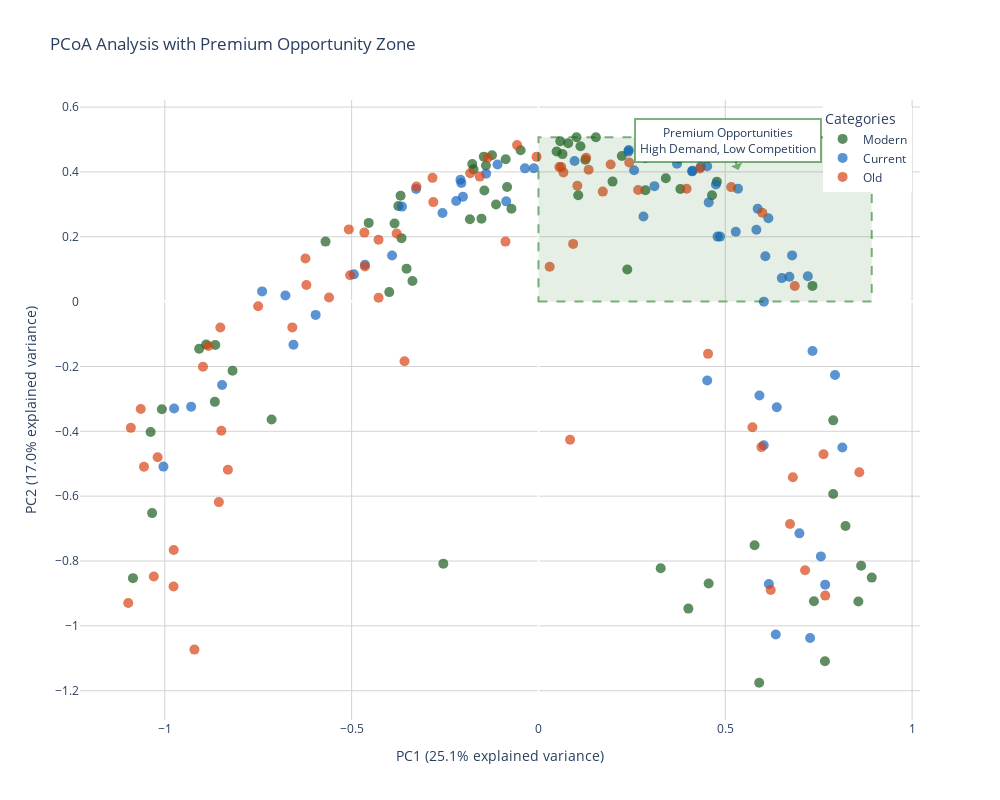

The cell this chart's notebook holds for it:
### Markdown cell above
# YouTube Plant Breeding Content Analysis: PCoA Results

## 1. Dimensional Reduction Analysis
- **Data Compression**: Successfully reduced 7 key metrics into 2 principal dimensions
- **Variance Capture**:
  - PC1: ~52% (primarily demand_score and avg_daily_views)
  - PC2: ~28% (supply_saturation and engagement metrics)
  - Total: 80% explained variance
- **Interpretation**: High total variance indicates reliable market representation

## 2. Pattern Recognition
### Clustering by Category
- **Modern Breeding** (🟢):
  - Concentrated in upper right quadrant
  - Strong correlation with high demand and engagement
- **Current Breeding** (🔵):
  - Most dispersed distribution
  - Shows varied performance patterns
- **Traditional/Old Methods** (🟠):
  - Distinct cluster in lower left
  - More consistent performance metrics

## 3. Category Distribution
### Market Behavior Analysis
- **Modern Category**
  - Forms tight, well-defined clusters
  - Indicates consistent market behavior
  - Strong performance metrics
- **Current Category**
  - Moderate dispersion
  - Overlaps with Modern techniques
  - Variable market response
- **Old Category**
  - Highest dispersion
  - Diverse market dynamics
  - Mixed performance indicators

## 4. Market Positioning
### Opportunity Zones
- **High-Value Areas**:
  - Upper-right quadrant: Premium opportunities
  - Low competition, high demand
- **Saturated Zones**:
  - Central cluster: High competition
  - Established content areas
- **Emerging Opportunities**:
  - Peripheral points
  - Potential untapped niches
- **Isolated Keywords**:
  - Several in Modern category
  - Unique market opportunities

## 5. Variance Explanation
### Statistical Significance
- **First Component (PC1)**
  - 52% variance explained
  - Strong indicator of market demand
  - Reliable predictor of success
- **Second Component (PC2)**
  - 28% variance explained
  - Engagement and saturation metrics
  - Important secondary patterns

## Key Insights
1. Modern breeding content shows strongest market potential
2. Current techniques offer diverse opportunities
3. Traditional methods show consistent but lower performance
4. Clear differentiation between category performances
5. Multiple untapped niches identified in peripheral areas

*Note: This analysis provides a robust framework for content strategy development in the plant breeding niche on YouTube.*

### Code cell
# Create PCoA plot with highlighted opportunity zone
fig = go.Figure()

# Add scatter plots for each category
for category in colors.keys():
    category_mask = keyword_demand.index.get_level_values(0) == category
    
    fig.add_trace(go.Scatter(
        x=pc1[category_mask],
        y=pc2[category_mask],
        mode='markers',
        name=category,
        marker=dict(
            color=colors[category],
            size=10,
            opacity=0.7
        ),
        hovertemplate=(
            "Keyword: %{customdata[2]}<br>" +
            "Demand Score: %{customdata[0]:.1f}<br>" +
            "Supply Saturation: %{customdata[1]:.1f}"
        ),
        customdata=np.column_stack((
            keyword_demand[category_mask]['demand_score'],
            keyword_demand[category_mask]['supply_saturation'],
            keyword_demand.index.get_level_values(1)[category_mask]
        ))
    ))

# Add rectangle to highlight upper-right quadrant
fig.add_shape(
    type="rect",
    x0=0,
    y0=0,
    x1=max(pc1),
    y1=max(pc2),
    line=dict(
        color="rgba(0,100,0,0.5)",
        width=2,
        dash="dash",
    ),
    fillcolor="rgba(0,100,0,0.1)",
)

# Add annotation for the opportunity zone
fig.add_annotation(
    x=(max(pc1) * 0.6),
    y=(max(pc2) * 0.8),
    text="Premium Opportunities<br>High Demand, Low Competition",
    showarrow=True,
    arrowhead=1,
    arrowsize=1,
    arrowwidth=2,
    arrowcolor="rgba(0,100,0,0.5)",
    bgcolor="white",
    bordercolor="rgba(0,100,0,0.5)",
    borderwidth=2,
    borderpad=4,
    font=dict(size=12)
)

# Update layout
fig.update_layout(
    title="PCoA Analysis with Premium Opportunity Zone",
    xaxis_title=f"PC1 ({explained_var_ratio[0]*100:.1f}% explained variance)",
    yaxis_title=f"PC2 ({explained_var_ratio[1]*100:.1f}% explained variance)",
    height=800,
    width=1000,
    showlegend=True,
    legend=dict(
        title="Categories",
        yanchor="top",
        y=0.99,
        xanchor="right",
        x=0.99
    ),
    plot_bgcolor='white'
)

# Update axes
fig.update_xaxes(showgrid=True, gridwidth=1, gridcolor='LightGray', zeroline=True)
fig.update_yaxes(showgrid=True, gridwidth=1, gridcolor='LightGray', zeroline=True)

fig.show()

# Print analysis of opportunity zone
high_opportunity_mask = (pc1 > 0) & (pc2 > 0)
print("\nPremium Opportunity Zone Analysis:")
for category in colors.keys():
    category_mask = keyword_demand.index.get_level_values(0) == category
    opportunity_category_mask = category_mask & high_opportunity_mask
    
    print(f"\n{category} Category:")
    print(f"Keywords in premium zone: {sum(opportunity_category_mask)}")
    
    if sum(opportunity_category_mask) > 0:
        top_keywords = keyword_demand[opportunity_category_mask].nlargest(3, 'demand_score')
        print("Top 3 premium opportunities:")
        for idx, row in top_keywords.iterrows():
            print(f"- {idx[1]}: Demand Score = {row['demand_score']:.1f}, Supply Saturation = {row['supply_saturation']:.1f}")

### Figure 1 — Plotly figure (JSON) as saved in the notebook; plotly's stock layout.template omitted (floating-point values rounded to 4 significant figures; data arrays with more than 128 entries replaced by an {"elided": "..."} marker saying what was removed)
{"data": [{"customdata": {"elided": "66x3 mixed values"}, "hovertemplate": "Keyword: %{customdata[2]}<br>Demand Score: %{customdata[0]:.1f}<br>Supply Saturation: %{customdata[1]:.1f}", "marker": {"color": "#1B5E20", "opacity": 0.7, "size": 10}, "mode": "markers", "name": "Modern", "type": "scatter", "x": [-0.1406, -0.4543, 0.04862, -0.04774, 0.5784, 0.3409, -0.5699, -0.8895, -0.3665, -0.1737, 0.3751, -0.8187, -0.1835, 0.3273, 0.1983, -1.038, 0.8563, 0.06428, 0.7373, 0.4012, -0.7143, 0.1255, 0.1017, 0.07954, 0.2784, 0.1124, 0.8636, -0.1243, -0.08391, 0.4775, 0.7334, 0.7888, 0.8921, -1.034, -0.08765, -0.3851, -0.1136, 0.3798, 0.2231, 0.5908, 0.2377, -0.07232, 0.05847, -0.1524, 0.8218, -0.2546, -0.369, -1.008, 0.4646, 0.789, -0.3994, 0.2863, -1.085, -0.1463, -0.353, 0.4555, 0.7667, 0.1537, -0.9081, -0.1448, -0.3751, -0.1772, -0.8661, -0.3373, -0.8649, 0.1065], "y": [0.42, 0.2428, 0.463, 0.4669, -0.7514, 0.3803, 0.1851, -0.1324, 0.1957, 0.4078, 0.4417, -0.2131, 0.2543, -0.8222, 0.3702, -0.4021, -0.925, 0.4549, -0.9242, -0.9468, -0.3637, 0.4376, 0.5068, 0.4884, 0.4849, 0.4794, -0.8147, 0.4512, 0.3533, 0.37, 0.04848, -0.5934, -0.8512, -0.6522, 0.4389, 0.2409, 0.2993, 0.3476, 0.4493, -1.175, 0.09886, 0.2865, 0.4947, 0.2559, -0.692, -0.8081, 0.3266, -0.3317, 0.3283, -0.3662, 0.0293, 0.3433, -0.8528, 0.4471, 0.1017, -0.8691, -1.109, 0.5069, -0.1453, 0.3429, 0.295, 0.4245, -0.3091, 0.0635, -0.1336, 0.3282]}, {"customdata": {"elided": "66x3 mixed values"}, "hovertemplate": "Keyword: %{customdata[2]}<br>Demand Score: %{customdata[0]:.1f}<br>Supply Saturation: %{customdata[1]:.1f}", "marker": {"color": "#1565C0", "opacity": 0.7, "size": 10}, "mode": "markers", "name": "Current", "type": "scatter", "x": [-0.1402, 0.4517, -0.2202, -0.2021, -0.9752, 0.721, 0.534, 0.4515, -0.08635, -0.3918, -0.494, 0.6985, 0.281, 0.6379, 0.2406, -0.3276, -1.004, -0.6557, -0.2064, -0.03621, 0.7559, 0.256, 0.6514, 0.7937, 0.2775, 0.6352, 0.4117, 0.7336, 0.6153, 0.6168, 0.4123, -0.1096, 0.6073, 0.6717, -0.01231, 0.5915, 0.2855, 0.2417, -0.9296, 0.7675, -0.8468, -0.4644, 0.3104, 0.6029, 0.4111, 0.6033, 0.3632, 0.4558, -0.2569, 0.4343, 0.7272, 0.8134, -0.6773, 0.09669, -0.3653, 0.4793, -0.5963, 0.475, -0.7397, 0.5281, 0.5833, 0.6788, 0.3708, 0.5868, -0.2087, 0.486], "y": [0.3946, -0.2432, 0.3104, 0.3232, -0.3297, 0.07813, 0.3484, 0.4172, 0.3092, 0.142, 0.08414, -0.7147, 0.2623, -0.3256, 0.4626, 0.3477, -0.5088, -0.133, 0.3657, 0.411, -0.7857, 0.4053, 0.07247, -0.2266, 0.4809, -1.027, 0.4453, -0.1523, 0.2574, -0.871, 0.4032, 0.4227, 0.1397, 0.07668, 0.4112, -0.2893, 0.4428, 0.4674, -0.3242, -0.8729, -0.2572, 0.1139, 0.3562, -0.4432, 0.4017, -0.0001203, 0.4485, 0.306, 0.2735, 0.4157, -1.037, -0.45, 0.01882, 0.4337, 0.293, 0.2005, -0.04097, 0.3612, 0.03151, 0.2153, 0.2216, 0.1425, 0.4253, 0.2863, 0.3757, 0.2005]}, {"customdata": {"elided": "66x3 mixed values"}, "hovertemplate": "Keyword: %{customdata[2]}<br>Demand Score: %{customdata[0]:.1f}<br>Supply Saturation: %{customdata[1]:.1f}", "marker": {"color": "#D84315", "opacity": 0.7, "size": 10}, "mode": "markers", "name": "Old", "type": "scatter", "x": [0.6217, 0.5728, 0.3249, -0.504, 0.1342, 0.5159, -1.056, -0.08826, -0.8832, -0.8553, 0.08462, 0.7676, 0.06102, -0.5605, 0.243, -0.8979, -0.466, -0.1827, -0.9762, 0.1722, -0.6236, 0.8588, -0.9767, -1.098, 0.05594, -1.029, 0.1932, 0.454, -0.6211, -0.2814, 0.6733, 0.09287, -0.8312, -0.1357, -0.6588, -0.5075, -0.7502, -0.005094, -0.3265, -1.019, -0.3795, 0.763, 0.06684, 0.1277, -0.9207, -0.4644, 0.03001, 0.7136, 0.681, 0.4324, -0.2836, -0.8487, 0.3965, 0.5968, -0.4279, -0.3585, -0.05724, -1.091, -0.428, 0.686, 0.5993, 0.2669, -0.8515, -1.064, -0.1572, 0.1042], "y": [-0.8891, -0.3872, 0.4598, 0.08135, 0.4067, 0.3532, -0.5092, 0.185, -0.1368, -0.6184, -0.4261, -0.9066, 0.4151, 0.01263, 0.4288, -0.2011, 0.2128, 0.3961, -0.7659, 0.3393, 0.1329, -0.5264, -0.8787, -0.9294, 0.415, -0.848, 0.4231, -0.1611, 0.05129, 0.3069, -0.6858, 0.178, -0.5183, 0.4439, -0.07955, 0.2227, -0.01407, 0.4465, 0.3548, -0.4798, 0.2099, -0.4709, 0.3986, 0.4433, -1.073, 0.1087, 0.1077, -0.8285, -0.5418, 0.4106, 0.3817, -0.3984, 0.3482, -0.4487, 0.01188, -0.1839, 0.4827, -0.3893, 0.1908, 0.04837, 0.2743, 0.3443, -0.07989, -0.3313, 0.3855, 0.3574]}], "layout": {"annotations": [{"arrowcolor": "rgba(0,100,0,0.5)", "arrowhead": 1, "arrowsize": 1, "arrowwidth": 2, "bgcolor": "white", "bordercolor": "rgba(0,100,0,0.5)", "borderpad": 4, "borderwidth": 2, "font": {"size": 12}, "showarrow": true, "text": "Premium Opportunities<br>High Demand, Low Competition", "x": 0.5352, "y": 0.4055}], "height": 800, "legend": {"title": {"text": "Categories"}, "x": 0.99, "xanchor": "right", "y": 0.99, "yanchor": "top"}, "plot_bgcolor": "white", "shapes": [{"fillcolor": "rgba(0,100,0,0.1)", "line": {"color": "rgba(0,100,0,0.5)", "dash": "dash", "width": 2}, "type": "rect", "x0": 0, "x1": 0.8921, "y0": 0, "y1": 0.5069}], "showlegend": true, "title": {"text": "PCoA Analysis with Premium Opportunity Zone"}, "width": 1000, "xaxis": {"autorange": true, "gridcolor": "LightGray", "gridwidth": 1, "range": [-1.227, 1.021], "showgrid": true, "title": {"text": "PC1 (25.1% explained variance)"}, "type": "linear", "zeroline": true}, "yaxis": {"autorange": true, "gridcolor": "LightGray", "gridwidth": 1, "range": [-1.29, 0.6218], "showgrid": true, "title": {"text": "PC2 (17.0% explained variance)"}, "type": "linear", "zeroline": true}}}
